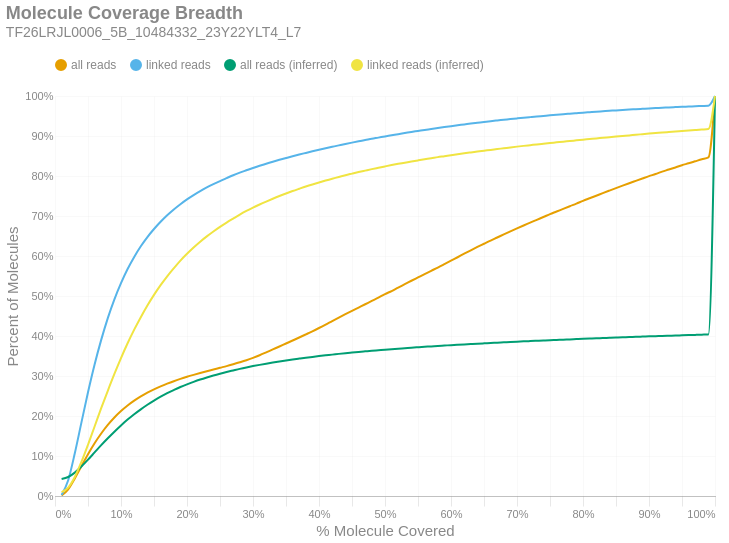

The code cell stored with this chart in its notebook:
### Markdown cell above
### Molecule Read Coverage
This chart shows molecule coverage breadth as computed by the number of bases aligned to that molecule. In other words, "*how much of each unique long molecule is actually sequenced/aligned?*" Keep in mind there is a distinction between sequences and alignments, since some sequences belonging to a particular molecule may not align well and wouldn't appear in the alignment data. This chart also shows molecule coverage breadth as computed by the *inferred fragment* from which the aligned sequences originate. Unlike read coverage, this calculation takes into account the total insert size, including unsequenced gaps between the forward and reverse reads. Like the previous figures, these are cumulative percents.

### Code cell
if SKIPLR:
    print_html(f"Skipped")
else:
    binned_df = consolidated_hist(valids['coverage_bp'], mask, 0.01, True)
    binned_df_inf = consolidated_hist(valids['coverage_inserts'], mask, 0.01, True)
    binned_df = binned_df.with_columns(pl.lit(binned_df_inf['all reads (cumsum)']).alias('all reads (inferred)'))
    binned_df = binned_df.with_columns(pl.lit(binned_df_inf['linked reads (cumsum)']).alias('linked reads (inferred)'))
    binned_df = binned_df.with_columns(
        (pl.col('bin').cast(pl.Float64) + 0.01).alias('right_edge')
    )

    with SafeRender(binned_df):
        (
            density_plot(binned_df, 'Molecule Coverage Breadth', samplename, 'molcov', ['all reads (inferred)','linked reads (inferred)'])
            .encode(
                #x=alt.X('bin:Q', title="% Molecule Covered").axis(format = '%').scale(padding=0),
                x=alt.X('right_edge:Q', title="% Molecule Covered").axis(format='%').scale(padding=0),
                y=alt.Y('value:Q', title='Percent of Molecules')
                    .axis(format='%')
                    .stack(False)
                    .scale(domainMin=0, padding=0),
                color=alt.Color("key:N").scale(domain = ["all reads", "linked reads", "all reads (inferred)", "linked reads (inferred)"]),
                tooltip = [
                    alt.Tooltip("key:N", title = "Data Type"),
                    alt.Tooltip("range_label:N", title="% Molecule Covered"),
                    alt.Tooltip("value:Q", format = ".2%", title="% Molecules")
                ]
            )
        ).display()

### Figure 1 — Vega-Lite specification as saved in the notebook (floating-point values rounded to 4 significant figures)
{"width": "container", "height": 400, "config": {"title": {"anchor": "start", "dy": -15, "fontSize": 18, "color": "#888888", "subtitleColor": "#888888", "subtitleFontSize": 14}, "arc": {"fill": "#0072B2"}, "axis": {"domainColor": "#888888", "domainWidth": 0.5, "gridWidth": 0.2, "grid": false, "titleFontWeight": 400, "titleFontSize": 15, "labelFontSize": 11, "labelColor": "#888888", "tickColor": "#888888", "tickWidth": 0.2, "titleColor": "#888888"}, "axisBand": {"grid": false}, "axisX": {"grid": true, "tickSize": 10, "domainCap": "round"}, "axisY": {"domain": false, "grid": true, "tickSize": 0, "domainCap": "round"}, "background": "transparent", "header": {"labelFontSize": 15, "labelColor": "#888888", "titleFontSize": 15, "titleFontWeight": 600, "titleColor": "#888888"}, "legend": {"labelFont": "sans-serif", "labelFontSize": 12, "labelColor": "#888888", "symbolSize": 100, "symbolType": "circle", "titleFontSize": 12, "titlePadding": 10, "titleColor": "#888888", "title": null, "orient": "top"}, "range": {"category": ["#E69F00", "#56B4E9", "#009E73", "#F0E442", "#0072B2", "#D55E00", "#CC79A7", "#000000"], "diverging": ["#cfe8f3", "#a2d4ec", "#73bfe2", "#46abdb", "#1696d2", "#12719e"]}, "area": {"fill": "#0072B2", "fillOpacity": 0.7, "line": true, "strokeOpacity": 0.7}, "line": {"color": "#0072B2", "stroke": "#0072B2", "strokeWidth": 2}, "trail": {"color": "#0072B2", "stroke": "#0072B2", "strokeWidth": 0, "size": 1}, "point": {"filled": true, "fillOpacity": 1.0, "size": 95}, "text": {"color": "#888888", "fontSize": 11, "align": "right", "fontWeight": 400, "size": 11}, "bar": {"fill": "#0072B2", "stroke": null}, "view": {"stroke": null, "continuousWidth": 660, "continuousHeight": 400}}, "data": {"name": "data-4be7bb09a4f92e006772775fcf2e4afe"}, "mark": {"type": "line", "interpolate": "monotone", "point": {"opacity": 0, "size": 275}}, "encoding": {"color": {"field": "key", "scale": {"domain": ["all reads", "linked reads", "all reads (inferred)", "linked reads (inferred)"]}, "type": "nominal"}, "tooltip": [{"field": "key", "title": "Data Type", "type": "nominal"}, {"field": "range_label", "title": "% Molecule Covered", "type": "nominal"}, {"field": "value", "format": ".2%", "title": "% Molecules", "type": "quantitative"}], "x": {"axis": {"format": "%"}, "field": "right_edge", "scale": {"padding": 0}, "title": "% Molecule Covered", "type": "quantitative"}, "y": {"axis": {"format": "%"}, "field": "value", "scale": {"domainMin": 0, "padding": 0}, "stack": false, "title": "Percent of Molecules", "type": "quantitative"}}, "params": [{"name": "param_c36ac31b6afebe62", "select": {"type": "point", "fields": ["key"]}, "bind": "legend"}], "title": {"text": "Molecule Coverage Breadth", "subtitle": "TF26LRJL0006_5B_10484332_23Y22YLT4_L7"}, "transform": [{"fold": ["all reads (cumsum)", "linked reads (cumsum)", "all reads (inferred)", "linked reads (inferred)"]}, {"calculate": "replace(datum.key, ' (cumsum)', '')", "as": "key"}, {"filter": {"param": "param_c36ac31b6afebe62"}}], "usermeta": {"embedOptions": {"downloadFileName": "TF26LRJL0006_5B_10484332_23Y22YLT4_L7.molcov"}}, "$schema": "https://vega.github.io/schema/vega-lite/v6.4.1.json", "datasets": {"data-4be7bb09a4f92e006772775fcf2e4afe": [{"bin": "0.0", "interval": "0.0-0.01", "all reads": 0.001271, "linked reads": 0.002448, "all reads (cumsum)": 0.001271, "linked reads (cumsum)": 0.002448, "range_label": "0.0-0.01", "all reads (inferred)": 0.04236, "linked reads (inferred)": 0.009799, "right_edge": 0.01}, {"bin": "0.01", "interval": "0.01-0.02", "all reads": 0.01555, "linked reads": 0.03698, "all reads (cumsum)": 0.01682, "linked reads (cumsum)": 0.03943, "range_label": "0.01-0.02", "all reads (inferred)": 0.04751, "linked reads (inferred)": 0.02113, "right_edge": 0.02}, {"bin": "0.02", "interval": "0.02-0.03", "all reads": 0.02716, "linked reads": 0.06726, "all reads (cumsum)": 0.04398, "linked reads (cumsum)": 0.1067, "range_label": "0.02-0.03", "all reads (inferred)": 0.05849, "linked reads (inferred)": 0.04767, "right_edge": 0.03}, {"bin": "0.03", "interval": "0.03-0.04", "all reads": 0.0305, "linked reads": 0.07668, "all reads (cumsum)": 0.07449, "linked reads (cumsum)": 0.1834, "range_label": "0.03-0.04", "all reads (inferred)": 0.07362, "linked reads (inferred)": 0.08511, "right_edge": 0.04}, {"bin": "0.04", "interval": "0.04-0.05", "all reads": 0.03002, "linked reads": 0.07579, "all reads (cumsum)": 0.1045, "linked reads (cumsum)": 0.2592, "range_label": "0.04-0.05", "all reads (inferred)": 0.09083, "linked reads (inferred)": 0.1281, "right_edge": 0.05}, {"bin": "0.05", "interval": "0.05-0.06", "all reads": 0.02745, "linked reads": 0.06951, "all reads (cumsum)": 0.132, "linked reads (cumsum)": 0.3287, "range_label": "0.05-0.06", "all reads (inferred)": 0.109, "linked reads (inferred)": 0.1738, "right_edge": 0.06}, {"bin": "0.06", "interval": "0.06-0.07", "all reads": 0.02429, "linked reads": 0.06158, "all reads (cumsum)": 0.1562, "linked reads (cumsum)": 0.3903, "range_label": "0.06-0.07", "all reads (inferred)": 0.127, "linked reads (inferred)": 0.2195, "right_edge": 0.07}, {"bin": "0.07", "interval": "0.07-0.08", "all reads": 0.02152, "linked reads": 0.05452, "all reads (cumsum)": 0.1778, "linked reads (cumsum)": 0.4448, "range_label": "0.07-0.08", "all reads (inferred)": 0.1442, "linked reads (inferred)": 0.263, "right_edge": 0.08}, {"bin": "0.08", "interval": "0.08-0.09", "all reads": 0.01856, "linked reads": 0.04702, "all reads (cumsum)": 0.1963, "linked reads (cumsum)": 0.4918, "range_label": "0.08-0.09", "all reads (inferred)": 0.1608, "linked reads (inferred)": 0.3051, "right_edge": 0.09}, {"bin": "0.09", "interval": "0.09-0.1", "all reads": 0.01601, "linked reads": 0.04044, "all reads (cumsum)": 0.2123, "linked reads (cumsum)": 0.5322, "range_label": "0.09-0.1", "all reads (inferred)": 0.1764, "linked reads (inferred)": 0.3448, "right_edge": 0.1}, {"bin": "0.1", "interval": "0.1-0.11", "all reads": 0.01394, "linked reads": 0.03517, "all reads (cumsum)": 0.2263, "linked reads (cumsum)": 0.5674, "range_label": "0.1-0.11", "all reads (inferred)": 0.191, "linked reads (inferred)": 0.3818, "right_edge": 0.11}, {"bin": "0.11", "interval": "0.11-0.12", "all reads": 0.01206, "linked reads": 0.03028, "all reads (cumsum)": 0.2383, "linked reads (cumsum)": 0.5977, "range_label": "0.11-0.12", "all reads (inferred)": 0.2044, "linked reads (inferred)": 0.4159, "right_edge": 0.12}, {"bin": "0.12", "interval": "0.12-0.13", "all reads": 0.01067, "linked reads": 0.02666, "all reads (cumsum)": 0.249, "linked reads (cumsum)": 0.6244, "range_label": "0.12-0.13", "all reads (inferred)": 0.2167, "linked reads (inferred)": 0.447, "right_edge": 0.13}, {"bin": "0.13", "interval": "0.13-0.14", "all reads": 0.00933, "linked reads": 0.02303, "all reads (cumsum)": 0.2583, "linked reads (cumsum)": 0.6474, "range_label": "0.13-0.14", "all reads (inferred)": 0.2282, "linked reads (inferred)": 0.4762, "right_edge": 0.14}, {"bin": "0.14", "interval": "0.14-0.15", "all reads": 0.008241, "linked reads": 0.02014, "all reads (cumsum)": 0.2666, "linked reads (cumsum)": 0.6675, "range_label": "0.14-0.15", "all reads (inferred)": 0.2386, "linked reads (inferred)": 0.5027, "right_edge": 0.15}, {"bin": "0.15", "interval": "0.15-0.16", "all reads": 0.007462, "linked reads": 0.01813, "all reads (cumsum)": 0.274, "linked reads (cumsum)": 0.6857, "range_label": "0.15-0.16", "all reads (inferred)": 0.2482, "linked reads (inferred)": 0.527, "right_edge": 0.16}, {"bin": "0.16", "interval": "0.16-0.17", "all reads": 0.00677, "linked reads": 0.01629, "all reads (cumsum)": 0.2808, "linked reads (cumsum)": 0.702, "range_label": "0.16-0.17", "all reads (inferred)": 0.2569, "linked reads (inferred)": 0.5492, "right_edge": 0.17}, {"bin": "0.17", "interval": "0.17-0.18", "all reads": 0.006212, "linked reads": 0.01455, "all reads (cumsum)": 0.287, "linked reads (cumsum)": 0.7165, "range_label": "0.17-0.18", "all reads (inferred)": 0.2649, "linked reads (inferred)": 0.5693, "right_edge": 0.18}, {"bin": "0.18", "interval": "0.18-0.19", "all reads": 0.005677, "linked reads": 0.01306, "all reads (cumsum)": 0.2927, "linked reads (cumsum)": 0.7296, "range_label": "0.18-0.19", "all reads (inferred)": 0.2724, "linked reads (inferred)": 0.5885, "right_edge": 0.19}, {"bin": "0.19", "interval": "0.19-0.2", "all reads": 0.005308, "linked reads": 0.01204, "all reads (cumsum)": 0.298, "linked reads (cumsum)": 0.7416, "range_label": "0.19-0.2", "all reads (inferred)": 0.2791, "linked reads (inferred)": 0.6055, "right_edge": 0.2}, {"bin": "0.2", "interval": "0.2-0.21", "all reads": 0.004837, "linked reads": 0.01071, "all reads (cumsum)": 0.3029, "linked reads (cumsum)": 0.7523, "range_label": "0.2-0.21", "all reads (inferred)": 0.2854, "linked reads (inferred)": 0.6212, "right_edge": 0.21}, {"bin": "0.21", "interval": "0.21-0.22", "all reads": 0.004594, "linked reads": 0.009859, "all reads (cumsum)": 0.3074, "linked reads (cumsum)": 0.7622, "range_label": "0.21-0.22", "all reads (inferred)": 0.2911, "linked reads (inferred)": 0.6358, "right_edge": 0.22}, {"bin": "0.22", "interval": "0.22-0.23", "all reads": 0.004449, "linked reads": 0.009118, "all reads (cumsum)": 0.3119, "linked reads (cumsum)": 0.7713, "range_label": "0.22-0.23", "all reads (inferred)": 0.2963, "linked reads (inferred)": 0.649, "right_edge": 0.23}, {"bin": "0.23", "interval": "0.23-0.24", "all reads": 0.004283, "linked reads": 0.008282, "all reads (cumsum)": 0.3162, "linked reads (cumsum)": 0.7796, "range_label": "0.23-0.24", "all reads (inferred)": 0.3012, "linked reads (inferred)": 0.6613, "right_edge": 0.24}, {"bin": "0.24", "interval": "0.24-0.25", "all reads": 0.004328, "linked reads": 0.007801, "all reads (cumsum)": 0.3205, "linked reads (cumsum)": 0.7874, "range_label": "0.24-0.25", "all reads (inferred)": 0.3057, "linked reads (inferred)": 0.6728, "right_edge": 0.25}, {"bin": "0.25", "interval": "0.25-0.26", "all reads": 0.004266, "linked reads": 0.007339, "all reads (cumsum)": 0.3248, "linked reads (cumsum)": 0.7947, "range_label": "0.25-0.26", "all reads (inferred)": 0.3099, "linked reads (inferred)": 0.6835, "right_edge": 0.26}, {"bin": "0.26", "interval": "0.26-0.27", "all reads": 0.004635, "linked reads": 0.007233, "all reads (cumsum)": 0.3294, "linked reads (cumsum)": 0.8019, "range_label": "0.26-0.27", "all reads (inferred)": 0.3139, "linked reads (inferred)": 0.6936, "right_edge": 0.27}, {"bin": "0.27", "interval": "0.27-0.28", "all reads": 0.004829, "linked reads": 0.006363, "all reads (cumsum)": 0.3342, "linked reads (cumsum)": 0.8083, "range_label": "0.27-0.28", "all reads (inferred)": 0.3179, "linked reads (inferred)": 0.7035, "right_edge": 0.28}, {"bin": "0.28", "interval": "0.28-0.29", "all reads": 0.005177, "linked reads": 0.005918, "all reads (cumsum)": 0.3394, "linked reads (cumsum)": 0.8142, "range_label": "0.28-0.29", "all reads (inferred)": 0.3214, "linked reads (inferred)": 0.7126, "right_edge": 0.29}, {"bin": "0.29", "interval": "0.29-0.3", "all reads": 0.005926, "linked reads": 0.005826, "all reads (cumsum)": 0.3453, "linked reads (cumsum)": 0.8201, "range_label": "0.29-0.3", "all reads (inferred)": 0.3248, "linked reads (inferred)": 0.721, "right_edge": 0.3}, {"bin": "0.3", "interval": "0.3-0.31", "all reads": 0.006491, "linked reads": 0.005418, "all reads (cumsum)": 0.3518, "linked reads (cumsum)": 0.8255, "range_label": "0.3-0.31", "all reads (inferred)": 0.3278, "linked reads (inferred)": 0.7287, "right_edge": 0.31}, {"bin": "0.31", "interval": "0.31-0.32", "all reads": 0.007182, "linked reads": 0.005107, "all reads (cumsum)": 0.359, "linked reads (cumsum)": 0.8306, "range_label": "0.31-0.32", "all reads (inferred)": 0.3307, "linked reads (inferred)": 0.736, "right_edge": 0.32}, {"bin": "0.32", "interval": "0.32-0.33", "all reads": 0.007389, "linked reads": 0.005117, "all reads (cumsum)": 0.3664, "linked reads (cumsum)": 0.8357, "range_label": "0.32-0.33", "all reads (inferred)": 0.3336, "linked reads (inferred)": 0.7431, "right_edge": 0.33}, {"bin": "0.33", "interval": "0.33-0.34", "all reads": 0.007346, "linked reads": 0.004795, "all reads (cumsum)": 0.3737, "linked reads (cumsum)": 0.8405, "range_label": "0.33-0.34", "all reads (inferred)": 0.3363, "linked reads (inferred)": 0.7499, "right_edge": 0.34}, {"bin": "0.34", "interval": "0.34-0.35", "all reads": 0.00752, "linked reads": 0.004451, "all reads (cumsum)": 0.3813, "linked reads (cumsum)": 0.8449, "range_label": "0.34-0.35", "all reads (inferred)": 0.3388, "linked reads (inferred)": 0.7563, "right_edge": 0.35}, {"bin": "0.35", "interval": "0.35-0.36", "all reads": 0.007404, "linked reads": 0.004393, "all reads (cumsum)": 0.3887, "linked reads (cumsum)": 0.8493, "range_label": "0.35-0.36", "all reads (inferred)": 0.3412, "linked reads (inferred)": 0.7623, "right_edge": 0.36}, {"bin": "0.36", "interval": "0.36-0.37", "all reads": 0.007502, "linked reads": 0.004266, "all reads (cumsum)": 0.3962, "linked reads (cumsum)": 0.8536, "range_label": "0.36-0.37", "all reads (inferred)": 0.3435, "linked reads (inferred)": 0.7681, "right_edge": 0.37}, {"bin": "0.37", "interval": "0.37-0.38", "all reads": 0.007742, "linked reads": 0.004085, "all reads (cumsum)": 0.4039, "linked reads (cumsum)": 0.8577, "range_label": "0.37-0.38", "all reads (inferred)": 0.3457, "linked reads (inferred)": 0.7736, "right_edge": 0.38}, {"bin": "0.38", "interval": "0.38-0.39", "all reads": 0.00784, "linked reads": 0.004066, "all reads (cumsum)": 0.4118, "linked reads (cumsum)": 0.8618, "range_label": "0.38-0.39", "all reads (inferred)": 0.3478, "linked reads (inferred)": 0.7789, "right_edge": 0.39}, {"bin": "0.39", "interval": "0.39-0.4", "all reads": 0.008214, "linked reads": 0.003883, "all reads (cumsum)": 0.42, "linked reads (cumsum)": 0.8656, "range_label": "0.39-0.4", "all reads (inferred)": 0.3498, "linked reads (inferred)": 0.7839, "right_edge": 0.4}, {"bin": "0.4", "interval": "0.4-0.41", "all reads": 0.008559, "linked reads": 0.003761, "all reads (cumsum)": 0.4285, "linked reads (cumsum)": 0.8694, "range_label": "0.4-0.41", "all reads (inferred)": 0.3517, "linked reads (inferred)": 0.7886, "right_edge": 0.41}, {"bin": "0.41", "interval": "0.41-0.42", "all reads": 0.008931, "linked reads": 0.003576, "all reads (cumsum)": 0.4375, "linked reads (cumsum)": 0.873, "range_label": "0.41-0.42", "all reads (inferred)": 0.3534, "linked reads (inferred)": 0.793, "right_edge": 0.42}, {"bin": "0.42", "interval": "0.42-0.43", "all reads": 0.008735, "linked reads": 0.003573, "all reads (cumsum)": 0.4462, "linked reads (cumsum)": 0.8765, "range_label": "0.42-0.43", "all reads (inferred)": 0.3553, "linked reads (inferred)": 0.7977, "right_edge": 0.43}, {"bin": "0.43", "interval": "0.43-0.44", "all reads": 0.008494, "linked reads": 0.003544, "all reads (cumsum)": 0.4547, "linked reads (cumsum)": 0.8801, "range_label": "0.43-0.44", "all reads (inferred)": 0.3571, "linked reads (inferred)": 0.8021, "right_edge": 0.44}, {"bin": "0.44", "interval": "0.44-0.45", "all reads": 0.008298, "linked reads": 0.003345, "all reads (cumsum)": 0.463, "linked reads (cumsum)": 0.8834, "range_label": "0.44-0.45", "all reads (inferred)": 0.3586, "linked reads (inferred)": 0.806, "right_edge": 0.45}, {"bin": "0.45", "interval": "0.45-0.46", "all reads": 0.008196, "linked reads": 0.003237, "all reads (cumsum)": 0.4712, "linked reads (cumsum)": 0.8867, "range_label": "0.45-0.46", "all reads (inferred)": 0.3601, "linked reads (inferred)": 0.8098, "right_edge": 0.46}, {"bin": "0.46", "interval": "0.46-0.47", "all reads": 0.008191, "linked reads": 0.003133, "all reads (cumsum)": 0.4794, "linked reads (cumsum)": 0.8898, "range_label": "0.46-0.47", "all reads (inferred)": 0.3616, "linked reads (inferred)": 0.8135, "right_edge": 0.47}, {"bin": "0.47", "interval": "0.47-0.48", "all reads": 0.008348, "linked reads": 0.003249, "all reads (cumsum)": 0.4877, "linked reads (cumsum)": 0.8931, "range_label": "0.47-0.48", "all reads (inferred)": 0.3631, "linked reads (inferred)": 0.8172, "right_edge": 0.48}, {"bin": "0.48", "interval": "0.48-0.49", "all reads": 0.008, "linked reads": 0.002905, "all reads (cumsum)": 0.4957, "linked reads (cumsum)": 0.896, "range_label": "0.48-0.49", "all reads (inferred)": 0.3644, "linked reads (inferred)": 0.8206, "right_edge": 0.49}, {"bin": "0.49", "interval": "0.49-0.5", "all reads": 0.009038, "linked reads": 0.003006, "all reads (cumsum)": 0.5048, "linked reads (cumsum)": 0.899, "range_label": "0.49-0.5", "all reads (inferred)": 0.3658, "linked reads (inferred)": 0.8239, "right_edge": 0.5}, {"bin": "0.5", "interval": "0.5-0.51", "all reads": 0.007604, "linked reads": 0.002768, "all reads (cumsum)": 0.5124, "linked reads (cumsum)": 0.9017, "range_label": "0.5-0.51", "all reads (inferred)": 0.3671, "linked reads (inferred)": 0.8272, "right_edge": 0.51}, {"bin": "0.51", "interval": "0.51-0.52", "all reads": 0.008771, "linked reads": 0.002907, "all reads (cumsum)": 0.5211, "linked reads (cumsum)": 0.9046, "range_label": "0.51-0.52", "all reads (inferred)": 0.3684, "linked reads (inferred)": 0.8304, "right_edge": 0.52}, {"bin": "0.52", "interval": "0.52-0.53", "all reads": 0.008327, "linked reads": 0.002681, "all reads (cumsum)": 0.5295, "linked reads (cumsum)": 0.9073, "range_label": "0.52-0.53", "all reads (inferred)": 0.3695, "linked reads (inferred)": 0.8333, "right_edge": 0.53}, {"bin": "0.53", "interval": "0.53-0.54", "all reads": 0.008655, "linked reads": 0.00278, "all reads (cumsum)": 0.5381, "linked reads (cumsum)": 0.9101, "range_label": "0.53-0.54", "all reads (inferred)": 0.3707, "linked reads (inferred)": 0.8363, "right_edge": 0.54}, {"bin": "0.54", "interval": "0.54-0.55", "all reads": 0.008354, "linked reads": 0.00253, "all reads (cumsum)": 0.5465, "linked reads (cumsum)": 0.9126, "range_label": "0.54-0.55", "all reads (inferred)": 0.3719, "linked reads (inferred)": 0.839, "right_edge": 0.55}, {"bin": "0.55", "interval": "0.55-0.56", "all reads": 0.008355, "linked reads": 0.002599, "all reads (cumsum)": 0.5548, "linked reads (cumsum)": 0.9152, "range_label": "0.55-0.56", "all reads (inferred)": 0.373, "linked reads (inferred)": 0.8417, "right_edge": 0.56}, {"bin": "0.56", "interval": "0.56-0.57", "all reads": 0.008196, "linked reads": 0.002299, "all reads (cumsum)": 0.563, "linked reads (cumsum)": 0.9175, "range_label": "0.56-0.57", "all reads (inferred)": 0.374, "linked reads (inferred)": 0.8444, "right_edge": 0.57}, {"bin": "0.57", "interval": "0.57-0.58", "all reads": 0.008093, "linked reads": 0.002426, "all reads (cumsum)": 0.5711, "linked reads (cumsum)": 0.92, "range_label": "0.57-0.58", "all reads (inferred)": 0.3752, "linked reads (inferred)": 0.8472, "right_edge": 0.58}, {"bin": "0.58", "interval": "0.58-0.59", "all reads": 0.008543, "linked reads": 0.002328, "all reads (cumsum)": 0.5797, "linked reads (cumsum)": 0.9223, "range_label": "0.58-0.59", "all reads (inferred)": 0.3761, "linked reads (inferred)": 0.8496, "right_edge": 0.59}, {"bin": "0.59", "interval": "0.59-0.6", "all reads": 0.008674, "linked reads": 0.002277, "all reads (cumsum)": 0.5883, "linked reads (cumsum)": 0.9246, "range_label": "0.59-0.6", "all reads (inferred)": 0.3771, "linked reads (inferred)": 0.8521, "right_edge": 0.6}, {"bin": "0.6", "interval": "0.6-0.61", "all reads": 0.008542, "linked reads": 0.002191, "all reads (cumsum)": 0.5969, "linked reads (cumsum)": 0.9267, "range_label": "0.6-0.61", "all reads (inferred)": 0.3781, "linked reads (inferred)": 0.8544, "right_edge": 0.61}, {"bin": "0.61", "interval": "0.61-0.62", "all reads": 0.008793, "linked reads": 0.002116, "all reads (cumsum)": 0.6057, "linked reads (cumsum)": 0.9289, "range_label": "0.61-0.62", "all reads (inferred)": 0.379, "linked reads (inferred)": 0.8567, "right_edge": 0.62}, {"bin": "0.62", "interval": "0.62-0.63", "all reads": 0.008543, "linked reads": 0.002176, "all reads (cumsum)": 0.6142, "linked reads (cumsum)": 0.931, "range_label": "0.62-0.63", "all reads (inferred)": 0.3799, "linked reads (inferred)": 0.8589, "right_edge": 0.63}, {"bin": "0.63", "interval": "0.63-0.64", "all reads": 0.008337, "linked reads": 0.00202, "all reads (cumsum)": 0.6225, "linked reads (cumsum)": 0.9331, "range_label": "0.63-0.64", "all reads (inferred)": 0.3808, "linked reads (inferred)": 0.8611, "right_edge": 0.64}, {"bin": "0.64", "interval": "0.64-0.65", "all reads": 0.008034, "linked reads": 0.002015, "all reads (cumsum)": 0.6306, "linked reads (cumsum)": 0.9351, "range_label": "0.64-0.65", "all reads (inferred)": 0.3816, "linked reads (inferred)": 0.8632, "right_edge": 0.65}, {"bin": "0.65", "interval": "0.65-0.66", "all reads": 0.008052, "linked reads": 0.002032, "all reads (cumsum)": 0.6386, "linked reads (cumsum)": 0.9371, "range_label": "0.65-0.66", "all reads (inferred)": 0.3825, "linked reads (inferred)": 0.8652, "right_edge": 0.66}, {"bin": "0.66", "interval": "0.66-0.67", "all reads": 0.007615, "linked reads": 0.00177, "all reads (cumsum)": 0.6462, "linked reads (cumsum)": 0.9389, "range_label": "0.66-0.67", "all reads (inferred)": 0.3833, "linked reads (inferred)": 0.8673, "right_edge": 0.67}, {"bin": "0.67", "interval": "0.67-0.68", "all reads": 0.007824, "linked reads": 0.00169, "all reads (cumsum)": 0.6541, "linked reads (cumsum)": 0.9406, "range_label": "0.67-0.68", "all reads (inferred)": 0.3842, "linked reads (inferred)": 0.8694, "right_edge": 0.68}, {"bin": "0.68", "interval": "0.68-0.69", "all reads": 0.007578, "linked reads": 0.001739, "all reads (cumsum)": 0.6617, "linked reads (cumsum)": 0.9423, "range_label": "0.68-0.69", "all reads (inferred)": 0.385, "linked reads (inferred)": 0.8715, "right_edge": 0.69}, {"bin": "0.69", "interval": "0.69-0.7", "all reads": 0.00741, "linked reads": 0.001683, "all reads (cumsum)": 0.6691, "linked reads (cumsum)": 0.944, "range_label": "0.69-0.7", "all reads (inferred)": 0.3858, "linked reads (inferred)": 0.8734, "right_edge": 0.7}, {"bin": "0.7", "interval": "0.7-0.71", "all reads": 0.007228, "linked reads": 0.001647, "all reads (cumsum)": 0.6763, "linked reads (cumsum)": 0.9456, "range_label": "0.7-0.71", "all reads (inferred)": 0.3866, "linked reads (inferred)": 0.8753, "right_edge": 0.71}, {"bin": "0.71", "interval": "0.71-0.72", "all reads": 0.007044, "linked reads": 0.001561, "all reads (cumsum)": 0.6833, "linked reads (cumsum)": 0.9472, "range_label": "0.71-0.72", "all reads (inferred)": 0.3873, "linked reads (inferred)": 0.8771, "right_edge": 0.72}, {"bin": "0.72", "interval": "0.72-0.73", "all reads": 0.007144, "linked reads": 0.001532, "all reads (cumsum)": 0.6905, "linked reads (cumsum)": 0.9487, "range_label": "0.72-0.73", "all reads (inferred)": 0.388, "linked reads (inferred)": 0.8789, "right_edge": 0.73}, {"bin": "0.73", "interval": "0.73-0.74", "all reads": 0.006909, "linked reads": 0.001416, "all reads (cumsum)": 0.6974, "linked reads (cumsum)": 0.9501, "range_label": "0.73-0.74", "all reads (inferred)": 0.3888, "linked reads (inferred)": 0.8807, "right_edge": 0.74}, {"bin": "0.74", "interval": "0.74-0.75", "all reads": 0.007219, "linked reads": 0.001452, "all reads (cumsum)": 0.7046, "linked reads (cumsum)": 0.9516, "range_label": "0.74-0.75", "all reads (inferred)": 0.3895, "linked reads (inferred)": 0.8825, "right_edge": 0.75}, {"bin": "0.75", "interval": "0.75-0.76", "all reads": 0.006548, "linked reads": 0.001296, "all reads (cumsum)": 0.7112, "linked reads (cumsum)": 0.9529, "range_label": "0.75-0.76", "all reads (inferred)": 0.3902, "linked reads (inferred)": 0.8842, "right_edge": 0.76}, {"bin": "0.76", "interval": "0.76-0.77", "all reads": 0.006685, "linked reads": 0.001496, "all reads (cumsum)": 0.7178, "linked reads (cumsum)": 0.9544, "range_label": "0.76-0.77", "all reads (inferred)": 0.3909, "linked reads (inferred)": 0.8859, "right_edge": 0.77}, {"bin": "0.77", "interval": "0.77-0.78", "all reads": 0.006614, "linked reads": 0.001325, "all reads (cumsum)": 0.7245, "linked reads (cumsum)": 0.9557, "range_label": "0.77-0.78", "all reads (inferred)": 0.3915, "linked reads (inferred)": 0.8874, "right_edge": 0.78}, {"bin": "0.78", "interval": "0.78-0.79", "all reads": 0.006444, "linked reads": 0.001298, "all reads (cumsum)": 0.7309, "linked reads (cumsum)": 0.957, "range_label": "0.78-0.79", "all reads (inferred)": 0.3922, "linked reads (inferred)": 0.8891, "right_edge": 0.79}, {"bin": "0.79", "interval": "0.79-0.8", "all reads": 0.006938, "linked reads": 0.001291, "all reads (cumsum)": 0.7378, "linked reads (cumsum)": 0.9583, "range_label": "0.79-0.8", "all reads (inferred)": 0.3929, "linked reads (inferred)": 0.8908, "right_edge": 0.8}, {"bin": "0.8", "interval": "0.8-0.81", "all reads": 0.006409, "linked reads": 0.001231, "all reads (cumsum)": 0.7442, "linked reads (cumsum)": 0.9595, "range_label": "0.8-0.81", "all reads (inferred)": 0.3936, "linked reads (inferred)": 0.8924, "right_edge": 0.81}, {"bin": "0.81", "interval": "0.81-0.82", "all reads": 0.006354, "linked reads": 0.001236, "all reads (cumsum)": 0.7506, "linked reads (cumsum)": 0.9608, "range_label": "0.81-0.82", "all reads (inferred)": 0.3942, "linked reads (inferred)": 0.894, "right_edge": 0.82}, {"bin": "0.82", "interval": "0.82-0.83", "all reads": 0.006561, "linked reads": 0.001106, "all reads (cumsum)": 0.7572, "linked reads (cumsum)": 0.9619, "range_label": "0.82-0.83", "all reads (inferred)": 0.3948, "linked reads (inferred)": 0.8955, "right_edge": 0.83}, {"bin": "0.83", "interval": "0.83-0.84", "all reads": 0.006302, "linked reads": 0.001118, "all reads (cumsum)": 0.7635, "linked reads (cumsum)": 0.963, "range_label": "0.83-0.84", "all reads (inferred)": 0.3955, "linked reads (inferred)": 0.8971, "right_edge": 0.84}, {"bin": "0.84", "interval": "0.84-0.85", "all reads": 0.006189, "linked reads": 0.001041, "all reads (cumsum)": 0.7696, "linked reads (cumsum)": 0.964, "range_label": "0.84-0.85", "all reads (inferred)": 0.3961, "linked reads (inferred)": 0.8986, "right_edge": 0.85}, {"bin": "0.85", "interval": "0.85-0.86", "all reads": 0.006133, "linked reads": 0.001157, "all reads (cumsum)": 0.7758, "linked reads (cumsum)": 0.9652, "range_label": "0.85-0.86", "all reads (inferred)": 0.3967, "linked reads (inferred)": 0.9001, "right_edge": 0.86}, {"bin": "0.86", "interval": "0.86-0.87", "all reads": 0.006063, "linked reads": 0.001005, "all reads (cumsum)": 0.7818, "linked reads (cumsum)": 0.9662, "range_label": "0.86-0.87", "all reads (inferred)": 0.3973, "linked reads (inferred)": 0.9015, "right_edge": 0.87}, {"bin": "0.87", "interval": "0.87-0.88", "all reads": 0.005937, "linked reads": 0.0009162, "all reads (cumsum)": 0.7878, "linked reads (cumsum)": 0.9671, "range_label": "0.87-0.88", "all reads (inferred)": 0.3979, "linked reads (inferred)": 0.9031, "right_edge": 0.88}, {"bin": "0.88", "interval": "0.88-0.89", "all reads": 0.00592, "linked reads": 0.0009306, "all reads (cumsum)": 0.7937, "linked reads (cumsum)": 0.968, "range_label": "0.88-0.89", "all reads (inferred)": 0.3985, "linked reads (inferred)": 0.9045, "right_edge": 0.89}, {"bin": "0.89", "interval": "0.89-0.9", "all reads": 0.005903, "linked reads": 0.000933, "all reads (cumsum)": 0.7996, "linked reads (cumsum)": 0.969, "range_label": "0.89-0.9", "all reads (inferred)": 0.3991, "linked reads (inferred)": 0.906, "right_edge": 0.9}, {"bin": "0.9", "interval": "0.9-0.91", "all reads": 0.005416, "linked reads": 0.0008248, "all reads (cumsum)": 0.805, "linked reads (cumsum)": 0.9698, "range_label": "0.9-0.91", "all reads (inferred)": 0.3996, "linked reads (inferred)": 0.9073, "right_edge": 0.91}, {"bin": "0.91", "interval": "0.91-0.92", "all reads": 0.005984, "linked reads": 0.0007575, "all reads (cumsum)": 0.811, "linked reads (cumsum)": 0.9706, "range_label": "0.91-0.92", "all reads (inferred)": 0.4002, "linked reads (inferred)": 0.9087, "right_edge": 0.92}, {"bin": "0.92", "interval": "0.92-0.93", "all reads": 0.0051, "linked reads": 0.0008849, "all reads (cumsum)": 0.8161, "linked reads (cumsum)": 0.9714, "range_label": "0.92-0.93", "all reads (inferred)": 0.4007, "linked reads (inferred)": 0.91, "right_edge": 0.93}, {"bin": "0.93", "interval": "0.93-0.94", "all reads": 0.005333, "linked reads": 0.0007791, "all reads (cumsum)": 0.8214, "linked reads (cumsum)": 0.9722, "range_label": "0.93-0.94", "all reads (inferred)": 0.4012, "linked reads (inferred)": 0.9112, "right_edge": 0.94}, {"bin": "0.94", "interval": "0.94-0.95", "all reads": 0.005571, "linked reads": 0.0007599, "all reads (cumsum)": 0.827, "linked reads (cumsum)": 0.973, "range_label": "0.94-0.95", "all reads (inferred)": 0.4018, "linked reads (inferred)": 0.9124, "right_edge": 0.95}, {"bin": "0.95", "interval": "0.95-0.96", "all reads": 0.004671, "linked reads": 0.0006348, "all reads (cumsum)": 0.8317, "linked reads (cumsum)": 0.9736, "range_label": "0.95-0.96", "all reads (inferred)": 0.4023, "linked reads (inferred)": 0.9137, "right_edge": 0.96}, {"bin": "0.96", "interval": "0.96-0.97", "all reads": 0.005062, "linked reads": 0.0007142, "all reads (cumsum)": 0.8367, "linked reads (cumsum)": 0.9743, "range_label": "0.96-0.97", "all reads (inferred)": 0.4028, "linked reads (inferred)": 0.9149, "right_edge": 0.97}, {"bin": "0.97", "interval": "0.97-0.98", "all reads": 0.005062, "linked reads": 0.000642, "all reads (cumsum)": 0.8418, "linked reads (cumsum)": 0.975, "range_label": "0.97-0.98", "all reads (inferred)": 0.4033, "linked reads (inferred)": 0.9161, "right_edge": 0.98}, {"bin": "0.98", "interval": "0.98-0.99", "all reads": 0.004633, "linked reads": 0.0006589, "all reads (cumsum)": 0.8464, "linked reads (cumsum)": 0.9756, "range_label": "0.98-0.99", "all reads (inferred)": 0.4039, "linked reads (inferred)": 0.9174, "right_edge": 0.99}, {"bin": "0.99", "interval": "0.99-1.0", "all reads": 0.1536, "linked reads": 0.02437, "all reads (cumsum)": 1.0, "linked reads (cumsum)": 1.0, "range_label": "0.99-1.0", "all reads (inferred)": 1.0, "linked reads (inferred)": 1.0, "right_edge": 1.0}]}}
